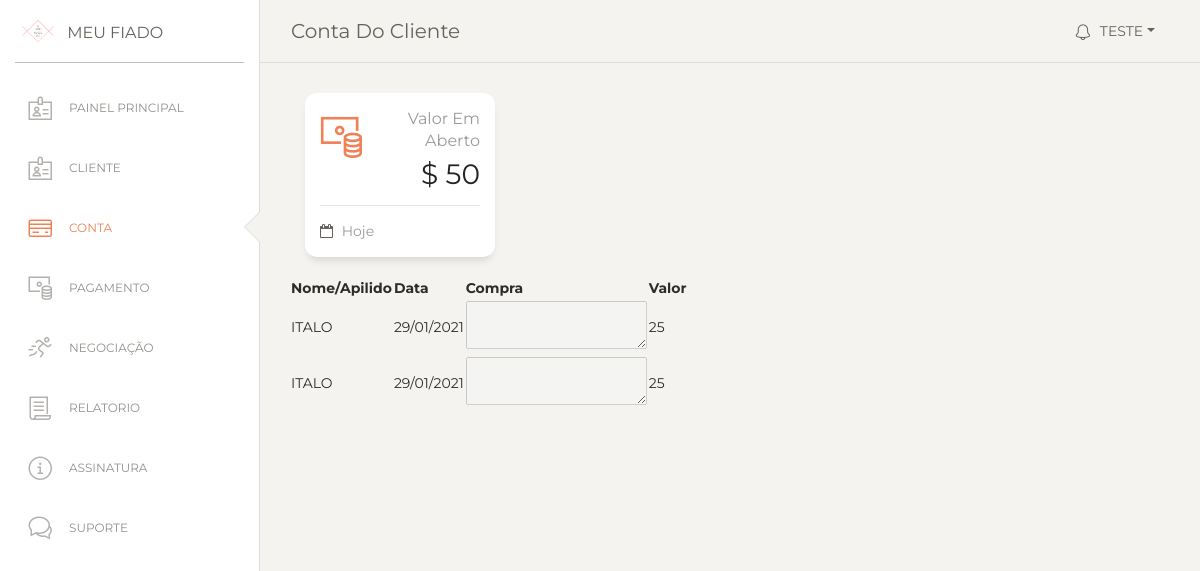
Screenshot of /consultar-conta.php?id=2 (signed in) with the database file from the repository.
### tables this page shows
CREATE TABLE `tb_cliente` (
  `id` int(11) NOT NULL AUTO_INCREMENT,
  `nome` varchar(100) DEFAULT NULL,
  `user` varchar(100) DEFAULT NULL,
  `senha` varchar(45) DEFAULT NULL,
  PRIMARY KEY (`id`)
);

CREATE TABLE `tb_compras_cliente` (
  `id` int(11) NOT NULL AUTO_INCREMENT,
  `descricao` varchar(200) NOT NULL DEFAULT 'COMP',
  `data` date DEFAULT NULL,
  `total` double DEFAULT NULL,
  `registro` timestamp NOT NULL DEFAULT CURRENT_TIMESTAMP,
  PRIMARY KEY (`id`)
);

### consultar-conta.php (the view, shortened to what this page needs)
<?php
include('conexao.php');
$id_estabelecimento=$_SESSION['id_user'];
$id_cliente = filter_input(INPUT_GET, 'id');
$contaSomada=0;
$saldo=0;
?>
<!doctype html>
<html lang="en">
<head>
   <link href="//cdn.datatables.net/1.10.15/css/jquery.dataTables.min.css" rel="stylesheet">
  <link href="https://maxcdn.bootstrapcdn.com/font-awesome/latest/css/font-awesome.min.css" rel="stylesheet">
  <link href="./assets/css/bootstrap.min.css" rel="stylesheet" />
  <link href="./assets/css/paper-dashboard.css?v=2.0.1" rel="stylesheet" />
  <link href="./assets/demo/demo.css" rel="stylesheet" />
</head>
<body class="">
  <div class="wrapper ">
    <div class="sidebar" data-color="white" data-active-color="danger">
      <div class="logo">
        <a href="https://www.creative-tim.com" class="simple-text logo-mini">
          <div class="logo-image-small">
            <img src="./assets/img/logo-small.png">
          </div>
        </a>
        <a href="https://www.creative-tim.com" class="simple-text logo-normal">
          Meu Fiado
        </a>
      </div>
      <div class="sidebar-wrapper">
 <ul class="nav">
          <li class=" ">
              <a href="painel_admin.php">
              <i class="nc-icon nc-badge"></i>
              <p>Painel Principal</p>
            </a>
          </li>
          <li>
            <a href="gerenciamento-cliente.php">
              <i class="nc-icon nc-badge"></i>
              <p> Cliente</p>
            </a>
          </li>
          <li class="active">
            <a href="gerenciamento-conta.php">
              <i class="nc-icon nc-credit-card"></i>
              <p>Conta</p>
            </a>
          </li>
          <li>
            <a href="gerenciamento-pagamento.php">
              <i class="nc-icon nc-money-coins"></i>
              <p>Pagamento</p>
            </a>
          </li>
          <li>
            <a href="gerenciamento-negociacao.php">
              <i class="nc-icon nc-user-run"></i>
              <p>Negociação</p>
            </a>
          </li>
          <li>
            <a href="gerenciamento-relatorio.php">
              <i class="nc-icon nc-paper"></i>
              <p>Relatorio</p>
            </a>
          </li>
          <li>
            <a href="javascript:;">
              <i class="nc-icon nc-alert-circle-i"></i>
              <p>Assinatura</p>
            </a>
          </li>
          <li>
            <a href="javascript:;">
              <i class="nc-icon nc-chat-33"></i>
              <p>Suporte</p>
            </a>
          </li>
        </ul>
      </div>
    </div>
    <div class="main-panel" style="height: 100vh;">
      <nav class="navbar navbar-expand-lg navbar-absolute fixed-top navbar-transparent">
        <div class="container-fluid">
          <div class="navbar-wrapper">
            <a class="navbar-brand" href="javascript:;">Conta do Cliente</a>
          </div>
          <div class="collapse navbar-collapse justify-content-end" id="navigation">
            <ul class="navbar-nav">
              <li class="nav-item btn-rotate dropdown">
                <a class="nav-link dropdown-toggle" href="http://example.com" id="navbarDropdownMenuLink" data-toggle="dropdown" aria-haspopup="true" aria-expanded="false">
                  <i class="nc-icon nc-bell-55"></i>
                  <p>
                    <?php
                        echo $_SESSION['usuario']
                       ?>
                  </p>
                </a>
              </li>
            </ul>
          </div>
        </div>
      </nav>
      <div class="content">
<?php
    $query ="select * from tb_cliente as c  inner join tb_estabelecimento as e inner join tb_estabelecimento_has_tb_cliente as ec on ec.tb_estabelecimento_id = e.id and ec.tb_cliente_id =c.id inner join tb_cliente_has_tb_compras_cliente as cc on cc.tb_cliente_id =c.id inner join tb_compras_cliente as ccli on ccli.id=cc.tb_compras_cliente_id where c.id= {$id_cliente} and e.id={$id_estabelecimento}";
        $result = mysqli_query($conexao,$query);
        $row = mysqli_num_rows($result);
        if($row == '' ){
        }else{
    while($res_1=mysqli_fetch_array($result)){
        $contaSomada= $contaSomada+$res_1["total"];
}
}
$devendo=0;
    $query =" select * from tb_cliente as c   inner join tb_estabelecimento as e  inner join tb_estabelecimento_has_tb_cliente as ec on ec.tb_estabelecimento_id = e.id and ec.tb_cliente_id =c.id and e.id={$id_estabelecimento} inner join tb_pagamento_cliente_has_tb_cliente as pc on pc.tb_cliente_id =c.id
        inner join tb_pagamento_cliente as pcc on pcc.id=pc.tb_pagamento_cliente_id
        where c.id= {$id_cliente}
     ";
        $result = mysqli_query($conexao,$query);
        $row = mysqli_num_rows($result);
        if($row == '' ){
        }else{
$saldo=$saldo - $devendo;
}
 ?>
<div class="col-lg-3 col-md-6 col-sm-6">
            <div class="card card-stats">
              <div class="card-body ">
                <div class="row">
                  <div class="col-5 col-md-4">
                    <div class="icon-big text-center icon-warning">
                      <i class="nc-icon nc-money-coins text-danger"></i>
                    </div>
                  </div>
                  <div class="col-7 col-md-8">
                    <div class="numbers">
                      <p class="card-category">Valor em Aberto</p>
                      <p class="card-title">$ <?php echo $contaSomada - $saldo; ?><p>
                    </div>
                  </div>
                </div>
              </div>
              <div class="card-footer ">
                <hr>
                <div class="stats">
                  <i class="fa fa-calendar-o"></i>
                  Hoje
                </div>
              </div>
            </div>
          </div>
<?php
        $query ="select * from tb_cliente as c  inner join tb_estabelecimento as e inner join tb_estabelecimento_has_tb_cliente as ec on ec.tb_estabelecimento_id = e.id and ec.tb_cliente_id =c.id inner join tb_cliente_has_tb_compras_cliente as cc on cc.tb_cliente_id =c.id inner join tb_compras_cliente as ccli on ccli.id=cc.tb_compras_cliente_id where c.id= {$id_cliente} and e.id={$id_estabelecimento} order by registro desc";
        $result = mysqli_query($conexao,$query);
        $row = mysqli_num_rows($result);
        if($row == '' ){
        }else{
      ?>
           <table id="minhaTabela">
    <thead>
      <tr>
        <th>Nome/Apilido</th>
        <th>Data</th>
        <th>Compra</th>
        <th>Valor </th>
      </tr>
    </thead>
    <tbody>
<?php
       while($res_1=mysqli_fetch_array($result)){
        $nome=$res_1["nome"];
        $data=$res_1["data"];
        $descricao=$res_1["descricao"];
        $total=$res_1["total"];
        $contaSomada=$contaSomada+ $total=$res_1["total"];
         ?>
      <tr>
        <td><?php echo $nome ?></td>
        <td><?php
       echo date('d/m/Y', strtotime($data)); ?>
        </td>
         <td> <textarea name="desc_compra" disabled> <?php echo $descricao?></textarea>  </td>
        <td><?php echo $total ?></td>
      </tr>
       <?php
          }
       ?>
    </tbody>
    <?php
          }
       ?>
  </table>
        </div>
      </div>
    </div>
</body>
</html>

### rows the page displays
tb_cliente: nome "ITALO", tb_compras_cliente.data "29/01/2021", tb_compras_cliente.total "25"

### other values shown
$_SESSION['usuario'] "TESTE"
$contaSomada - $saldo "50"
